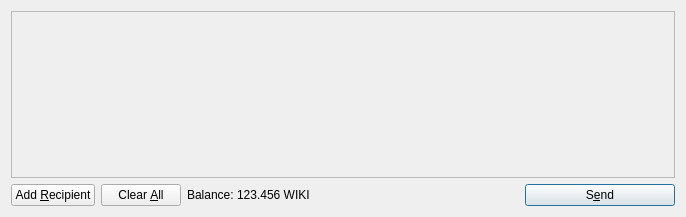
<?xml version="1.0" encoding="UTF-8"?>
<ui version="4.0">
 <class>SendCoinsDialog</class>
 <widget class="QDialog" name="SendCoinsDialog">
  <property name="geometry">
   <rect>
    <x>0</x>
    <y>0</y>
    <width>686</width>
    <height>217</height>
   </rect>
  </property>
  <property name="windowTitle">
   <string>Send Coins</string>
  </property>
  <layout class="QVBoxLayout" name="verticalLayout">
   <item>
    <widget class="QScrollArea" name="scrollArea">
     <property name="widgetResizable">
      <bool>true</bool>
     </property>
     <widget class="QWidget" name="scrollAreaWidgetContents">
      <property name="geometry">
       <rect>
        <x>0</x>
        <y>0</y>
        <width>666</width>
        <height>165</height>
       </rect>
      </property>
      <layout class="QVBoxLayout" name="verticalLayout_2">
       <property name="margin">
        <number>0</number>
       </property>
       <item>
        <layout class="QVBoxLayout" name="entries">
         <property name="spacing">
          <number>6</number>
         </property>
        </layout>
       </item>
       <item>
        <spacer name="verticalSpacer">
         <property name="orientation">
          <enum>Qt::Vertical</enum>
         </property>
         <property name="sizeHint" stdset="0">
          <size>
           <width>20</width>
           <height>40</height>
          </size>
         </property>
        </spacer>
       </item>
      </layout>
     </widget>
    </widget>
   </item>
   <item>
    <layout class="QHBoxLayout" name="horizontalLayout">
     <item>
      <widget class="QPushButton" name="addButton">
       <property name="toolTip">
        <string>Send to multiple recipients at once</string>
       </property>
       <property name="text">
        <string>Add &amp;Recipient</string>
       </property>
       <property name="icon">
        <iconset resource="../bitcoin.qrc">
         <normaloff>:/icons/add</normaloff>:/icons/add</iconset>
       </property>
       <property name="autoDefault">
        <bool>false</bool>
       </property>
      </widget>
     </item>
     <item>
      <widget class="QPushButton" name="clearButton">
       <property name="sizePolicy">
        <sizepolicy hsizetype="Minimum" vsizetype="Fixed">
         <horstretch>0</horstretch>
         <verstretch>0</verstretch>
        </sizepolicy>
       </property>
       <property name="toolTip">
        <string>Remove all transaction fields</string>
       </property>
       <property name="text">
        <string>Clear &amp;All</string>
       </property>
       <property name="icon">
        <iconset resource="../bitcoin.qrc">
         <normaloff>:/icons/remove</normaloff>:/icons/remove</iconset>
       </property>
       <property name="autoRepeatDelay">
        <number>300</number>
       </property>
       <property name="autoDefault">
        <bool>false</bool>
       </property>
      </widget>
     </item>
     <item>
      <layout class="QHBoxLayout" name="horizontalLayout_2">
       <property name="spacing">
        <number>3</number>
       </property>
       <item>
        <widget class="QLabel" name="label">
         <property name="text">
          <string>Balance:</string>
         </property>
        </widget>
       </item>
       <item>
        <widget class="QLabel" name="labelBalance">
         <property name="cursor">
          <cursorShape>IBeamCursor</cursorShape>
         </property>
         <property name="text">
          <string>123.456 WIKI</string>
         </property>
         <property name="textInteractionFlags">
          <set>Qt::LinksAccessibleByMouse|Qt::TextSelectableByKeyboard|Qt::TextSelectableByMouse</set>
         </property>
        </widget>
       </item>
      </layout>
     </item>
     <item>
      <spacer name="horizontalSpacer">
       <property name="orientation">
        <enum>Qt::Horizontal</enum>
       </property>
       <property name="sizeHint" stdset="0">
        <size>
         <width>40</width>
         <height>20</height>
        </size>
       </property>
      </spacer>
     </item>
     <item>
      <widget class="QPushButton" name="sendButton">
       <property name="minimumSize">
        <size>
         <width>150</width>
         <height>0</height>
        </size>
       </property>
       <property name="toolTip">
        <string>Confirm the send action</string>
       </property>
       <property name="text">
        <string>S&amp;end</string>
       </property>
       <property name="icon">
        <iconset resource="../bitcoin.qrc">
         <normaloff>:/icons/send</normaloff>:/icons/send</iconset>
       </property>
       <property name="default">
        <bool>true</bool>
       </property>
      </widget>
     </item>
    </layout>
   </item>
  </layout>
 </widget>
 <resources>
  <include location="../bitcoin.qrc"/>
 </resources>
 <connections/>
</ui>
